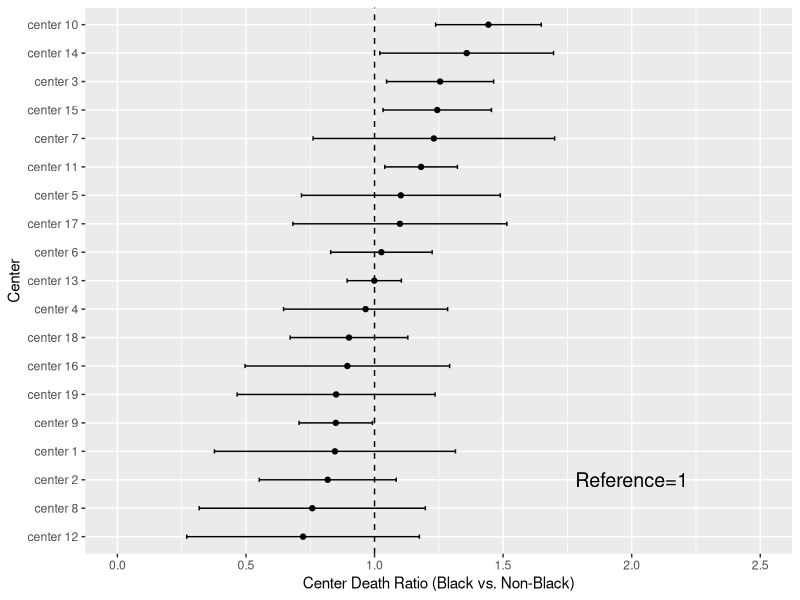

Here is the R script that generated this plot:
#standardized death ratio differences for black vs non-black
library(ggpubr)
library(dplyr)
set.seed(342)
center <- paste("center",1:19)
x <- rnorm(19, mean=1, sd=0.2)
se <- runif(19, 0.1, 0.5)
lcl_x <- x - se
ucl_x <- x + se
tmp <- data.frame("center" = center, "d_ratio" = x, "lcl"=lcl_x, "ucl"=ucl_x)


myplot <- tmp %>% 
  arrange(d_ratio) %>%
  mutate(center=factor(center, levels=center)) %>%
  ggplot(aes(y=center, x=d_ratio, xmin=lcl, xmax=ucl)) +
  geom_vline(xintercept=1, linetype="dashed", size=0.5) +
  geom_errorbarh(height=0.15, size=.5) + 
  geom_point(size=1.5) +
  scale_x_continuous(limits=c(0, 2.5)) +
  annotate("text", x=2, y="center 2", label="Reference=1", size=5) +
  labs(x="Center Death Ratio (Black vs. Non-Black)", y="Center")
myplot